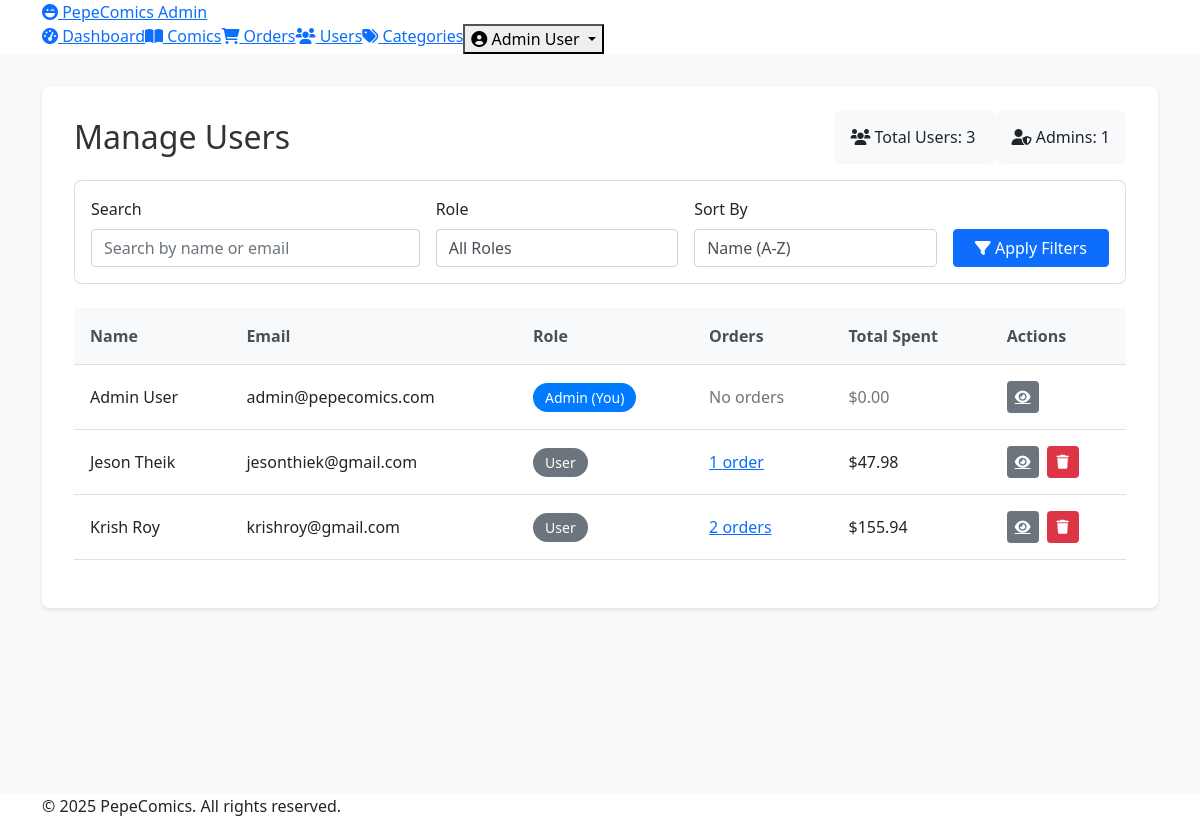
The page /admin/php/views/users.php (signed in) on the database its author committed.
### tables this page shows
CREATE TABLE users (
    user_id INT AUTO_INCREMENT PRIMARY KEY,
    name VARCHAR(100) NOT NULL,
    email VARCHAR(100) UNIQUE NOT NULL,
    phone VARCHAR(15),
    address TEXT,
    password_hash VARCHAR(255) NOT NULL,
    is_admin BOOLEAN DEFAULT FALSE
);

### php/models/User.php (called while the page is built, shortened)
<?php
class User {
    private $pdo;
    public function __construct($pdo) {
        $this->pdo = $pdo;
    }
    public function getUserById($userId) {
        $stmt = $this->pdo->prepare('SELECT * FROM users WHERE user_id = :user_id');
        $stmt->execute(['user_id' => $userId]);
        return $stmt->fetch();
    }
    public function getTotalUsers() {
        $stmt = $this->pdo->query('SELECT COUNT(*) as total FROM users');
        return $stmt->fetch()['total'];
    }
    public function getTotalAdmins() {
        try {
            $stmt = $this->pdo->query('SELECT COUNT(*) as total FROM users WHERE is_admin = 1');
            return $stmt->fetch()['total'];
        } catch (Exception $e) {
            error_log("Error getting total admins: " . $e->getMessage());
            return 0;
        }
    }
    public function getUsersWithFilters($role = '', $search = '', $sort = 'name_asc') {
        try {
            $params = [];
            $sql = "SELECT u.*,
                          (SELECT COUNT(*) FROM orders o WHERE o.user_id = u.user_id) as total_orders,
                          (SELECT COALESCE(SUM(oi.total_price), 0)
                           FROM orders o
                           JOIN order_items oi ON o.order_id = oi.order_id
                           WHERE o.user_id = u.user_id) as total_spent
                   FROM users u";
            switch ($sort) {
                case 'name_asc':
                    $sql .= " ORDER BY u.name ASC";
                    break;
            }
            $stmt = $this->pdo->prepare($sql);
            $stmt->execute($params);
            return $stmt->fetchAll(PDO::FETCH_ASSOC);
        } catch (Exception $e) {
            error_log("Error getting filtered users: " . $e->getMessage());
            return [];
        }
    }
}

### php/models/Order.php (called while the page is built, shortened)
<?php
class Order {
    private $pdo;
    public function __construct($pdo) {
        $this->pdo = $pdo;
    }
    public function getUserOrderCount($userId) {
        try {
            $stmt = $this->pdo->prepare('
                SELECT COUNT(*) as count
                FROM orders
                WHERE user_id = :user_id
            ');
            $stmt->execute(['user_id' => $userId]);
            return $stmt->fetch(PDO::FETCH_ASSOC)['count'];
        } catch (Exception $e) {
            error_log("Error getting user order count: " . $e->getMessage());
            return 0;
        }
    }
    public function getUserTotalSpent($userId) {
        try {
            $stmt = $this->pdo->prepare('
                SELECT COALESCE(SUM(oi.total_price), 0) as total_spent
                FROM orders o
                JOIN order_items oi ON o.order_id = oi.order_id
                WHERE o.user_id = :user_id
            ');
            $stmt->execute(['user_id' => $userId]);
            return $stmt->fetch(PDO::FETCH_ASSOC)['total_spent'];
        } catch (Exception $e) {
            error_log("Error getting user total spent: " . $e->getMessage());
            return 0;
        }
    }
}

### admin/php/views/users.php (the view, shortened to what this page needs)
<?php
require_once '../../../php/db.php';
require_once '../../../php/models/User.php';
require_once '../../../php/models/Order.php';
$userModel = new User($pdo);
$user = $userModel->getUserById($_SESSION['user_id']);
$orderModel = new Order($pdo);
$search = $_GET['search'] ?? '';
$role = $_GET['role'] ?? '';
$sort = $_GET['sort'] ?? 'name_asc';
$users = $userModel->getUsersWithFilters($role, $search, $sort);
require_once 'header.php';
?>
<div class="admin-main">
    <div class="container">
        <div class="admin-content">
            <div class="d-flex justify-content-between align-items-center mb-4">
                <h1>Manage Users</h1>
                <div class="user-stats">
                    <span class="stat-item">
                        <i class="fas fa-users"></i>
                        Total Users: <?= $userModel->getTotalUsers() ?>
                    </span>
                    <span class="stat-item">
                        <i class="fas fa-user-shield"></i>
                        Admins: <?= $userModel->getTotalAdmins() ?>
                    </span>
                </div>
            </div>
            <div class="card mb-4">
                <div class="card-body">
                    <form method="GET" class="row g-3">
                        <div class="col-md-4">
                            <label for="search" class="form-label">Search</label>
                            <input type="text" class="form-control" id="search" name="search"
                                   value="<?= htmlspecialchars($search) ?>"
                                   placeholder="Search by name or email">
                        </div>
                        <div class="col-md-3">
                            <label for="role" class="form-label">Role</label>
                            <select class="form-control" id="role" name="role">
                                <option value="">All Roles</option>
                            </select>
                        </div>
                        <div class="col-md-3">
                            <label for="sort" class="form-label">Sort By</label>
                            <select class="form-control" id="sort" name="sort">
                                <option value="name_asc" <?= $sort === 'name_asc' ? 'selected' : '' ?>>Name (A-Z)</option>
                            </select>
                        </div>
                        <div class="col-md-2 d-flex align-items-end">
                            <button type="submit" class="btn btn-primary w-100">
                                <i class="fas fa-filter"></i> Apply Filters
                            </button>
                        </div>
                    </form>
                </div>
            </div>
            <div class="table-responsive">
                <table class="admin-table">
                    <thead>
                        <tr>
                            <th>Name</th>
                            <th>Email</th>
                            <th>Role</th>
                            <th>Orders</th>
                            <th>Total Spent</th>
                            <th>Actions</th>
                        </tr>
                    </thead>
                    <tbody>
                        <?php foreach ($users as $userData): ?>
                            <tr>
                                <td><?= htmlspecialchars($userData['name']) ?></td>
                                <td><?= htmlspecialchars($userData['email']) ?></td>
                                <td>
                                    <?php if ($userData['user_id'] !== $user['user_id']): ?>
                                        <form method="POST" class="role-form">
                                            <button type="submit" class="role-badge <?= $userData['is_admin'] ? 'role-admin' : 'role-user' ?>">
                                                <?= $userData['is_admin'] ? 'Admin' : 'User' ?>
                                            </button>
                                        </form>
                                    <?php else: ?>
                                        <span class="role-badge role-admin">Admin (You)</span>
                                    <?php endif; ?>
                                </td>
                                <td>
                                    <?php
                                    $orderCount = $orderModel->getUserOrderCount($userData['user_id']);
                                    if ($orderCount > 0):
                                    ?>
                                        <a href="orders.php?user_id=<?= $userData['user_id'] ?>"
                                           class="order-count">
                                            <?= $orderCount ?> order<?= $orderCount !== 1 ? 's' : '' ?>
                                        </a>
                                    <?php else: ?>
                                        <span class="text-muted">No orders</span>
                                    <?php endif; ?>
                                </td>
                                <td>
                                    <?php
                                    $totalSpent = $orderModel->getUserTotalSpent($userData['user_id']);
                                    if ($totalSpent > 0):
                                    ?>
                                        $<?= number_format($totalSpent, 2) ?>
                                    <?php else: ?>
                                        <span class="text-muted">$0.00</span>
                                    <?php endif; ?>
                                </td>
                                <td>
                                    <div class="action-buttons">
                                        <a href="user-details.php?id=<?= $userData['user_id'] ?>"
                                           class="admin-btn admin-btn-secondary btn-sm">
                                            <i class="fas fa-eye"></i>
                                        </a>
                                        <?php if ($userData['user_id'] !== $user['user_id']): ?>
                                            <button type="button"
                                                    class="admin-btn admin-btn-danger btn-sm"
                                                    onclick="deleteUser(<?= $userData['user_id'] ?>, '<?= htmlspecialchars($userData['name']) ?>')">
                                                <i class="fas fa-trash"></i>
                                            </button>
                                        <?php endif; ?>
                                    </div>
                                </td>
                            </tr>
                        <?php endforeach; ?>
                    </tbody>
                </table>
            </div>
        </div>
    </div>
</div>
<?php require_once 'footer.php'; ?>

### admin/css/admin.css (style rules this page uses)
.admin-main { padding: 2rem 0; min-height: calc(100vh - 60px); background-color: #f8f9fa; }
.admin-content { background-color: #fff; border-radius: 8px; box-shadow: 0 2px 4px rgba(0, 0, 0, 0.1); padding: 2rem; }
h1 { color: #333; font-size: 2rem; margin-bottom: 0; }
.admin-btn { display: inline-flex; align-items: center; justify-content: center; padding: 0.5rem 1rem; border-radius: 4px; border: none; font-weight: 500; cursor: pointer; transition: all 0.2s ease-in-out; }
.admin-btn i { margin-right: 0.5rem; }
.admin-btn-secondary { background-color: #6c757d; color: #fff; }
.admin-btn-danger { background-color: #dc3545; color: #fff; }
.btn-sm { padding: 0.25rem 0.5rem; font-size: 0.875rem; }
.admin-table { width: 100%; margin-bottom: 1rem; background-color: transparent; border-collapse: collapse; }
.admin-table th, .admin-table td { padding: 1rem; vertical-align: middle; border-bottom: 1px solid #dee2e6; }
.admin-table th { font-weight: 600; background-color: #f8f9fa; color: #495057; text-align: left; }
.action-buttons { display: flex; gap: 0.5rem; }
.action-buttons .admin-btn { width: 32px; height: 32px; padding: 0; }
.action-buttons .admin-btn i { margin: 0; }
.role-badge { display: inline-block; padding: 0.25rem 0.75rem; border-radius: 50px; font-size: 0.875rem; font-weight: 500; border: none; cursor: pointer; }
.role-admin { background-color: #007bff; color: #fff; }
.role-user { background-color: #6c757d; color: #fff; }
.form-label { font-weight: 500; margin-bottom: 0.5rem; }
.form-control { display: block; width: 100%; padding: 0.375rem 0.75rem; font-size: 1rem; line-height: 1.5; color: #495057; background-color: #fff; background-clip: padding-box; border: 1px solid #ced4da; border-radius: 4px; transition: border-color 0.15s ease-in-out, box-shadow 0.15s ease-in-out; }
.card { position: relative; display: flex; flex-direction: column; min-width: 0; word-wrap: break-word; background-color: #fff; background-clip: border-box; border: 1px solid rgba(0, 0, 0, 0.125); border-radius: 8px; }
.card-body { flex: 1 1 auto; padding: 1rem; }
.stat-item { text-align: center; padding: 1rem; background-color: #f8f9fa; border-radius: 8px; }
.mb-4 { margin-bottom: 1.5rem; }
.d-flex { display: flex; }
.justify-content-between { justify-content: space-between; }
.align-items-center { align-items: center; }
.text-muted { color: #6c757d; }

### rows shown on the page
users: name "Admin User", email "admin@pepecomics.com", shows "Admin (You)", shows "No orders", shows "$0.00"
users: name "Jeson Theik", email "jesonthiek@gmail.com", is_admin "User", orderCount "1", totalSpent "47.98"
users: name "Krish Roy", email "krishroy@gmail.com", is_admin "User", orderCount "2", totalSpent "155.94"

### other values the page prints
$_SESSION['user_name'] "Admin User"
$userModel->getTotalUsers() "3"
$userModel->getTotalAdmins() "1"
